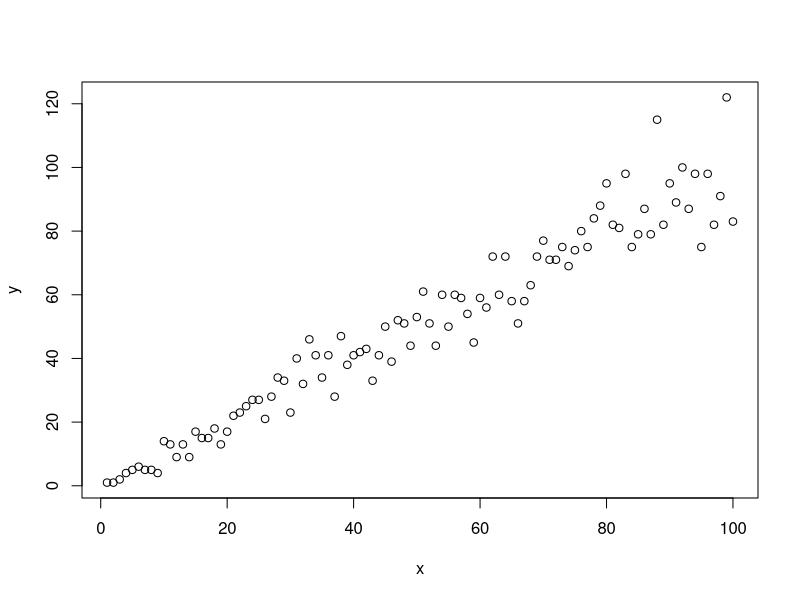

The R source for this figure:
## ---- chunk 1
1 + 1
## ---- chunk 2
#| echo: false
2 * 2
## ---- chunk 3
#| echo: false
#| label: fig-my_plot
#| fig-cap: "My really neat plot!"

x <- seq(1, 100)
y <- rpois(100, x)
plot(y ~ x)
